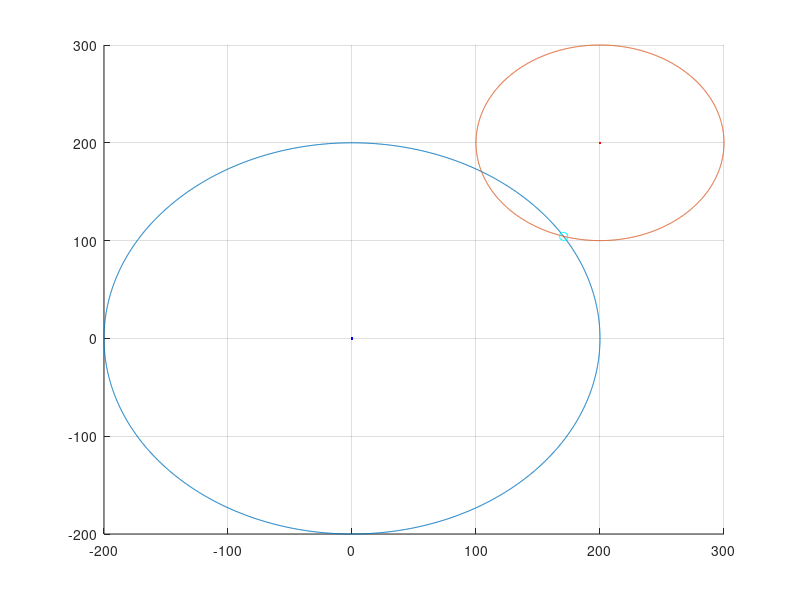

This chart was generated by the following MATLAB code:
%% newton_circles.m
%
% Josh Kaplan
% contact@joshkplan.org
%
% Newton's Method to solve for the intersection of two circles.
% This script should work with either MATLAB and Octave.
close all; clear all; clc;

%% Constants
theta = 0:pi/1000:2*pi; 

%% Circle 1 ->  x^2 + y^2 = 1000
r = 200;
x1 = 0;
y1 = 0;

% Plot and hold 
figure;
hold on;
grid on;
plot(x1 + r*cos(theta), y1 + r*sin(theta), '');
plot(x1, y1, 'b.')

%% Circle 2 -> 
r = 100;
x2 = 200;
y2 = 200;

% Plot and hold 
plot(x2 + r*cos(theta), y2 + r*sin(theta), '');
plot(x2, y2, 'r.')


%% Newton's Method
% F1(x, y) = (x - x1)^2 + (y - y1)^2 - 200^2 = 0
% F2(x, y) = (x - x2)^2 + (y - y2)^2 - 100^2 = 0 

% Memory Allocation
F = zeros(2);
J = zeros(2, 2);
X = zeros(2);

% Initial Guess
X(1) = sqrt(200);
X(2) = 0;

% Newton's Method
MaxIters = 8; 
Tol = 1e-3;
for i = 1:MaxIters
    x = X(1);
    y = X(2);
    
    % Functions
    F(1) = (x - x1).^2 + (y - y1).^2 - 200^2;
    F(2) = (x - x2).^2 + (y - y2).^2 - 100^2;
    
    % Jacobian
    J(1,1) = (2*x - 2*x1); % dF1/dx 
    J(1,2) = (2*y - 2*y1); % dF1/dy 
    J(2,1) = (2*x - 2*x2); % dF2/dx
    J(2,2) = (2*y - 2*y2); % dF2/dy
    X = X - J\F;
    fprintf('%d: [%.2f %.2f]\n', i ,X(1), X(2))
end

% Plot the point
plot(X(1), X(2), 'co')
